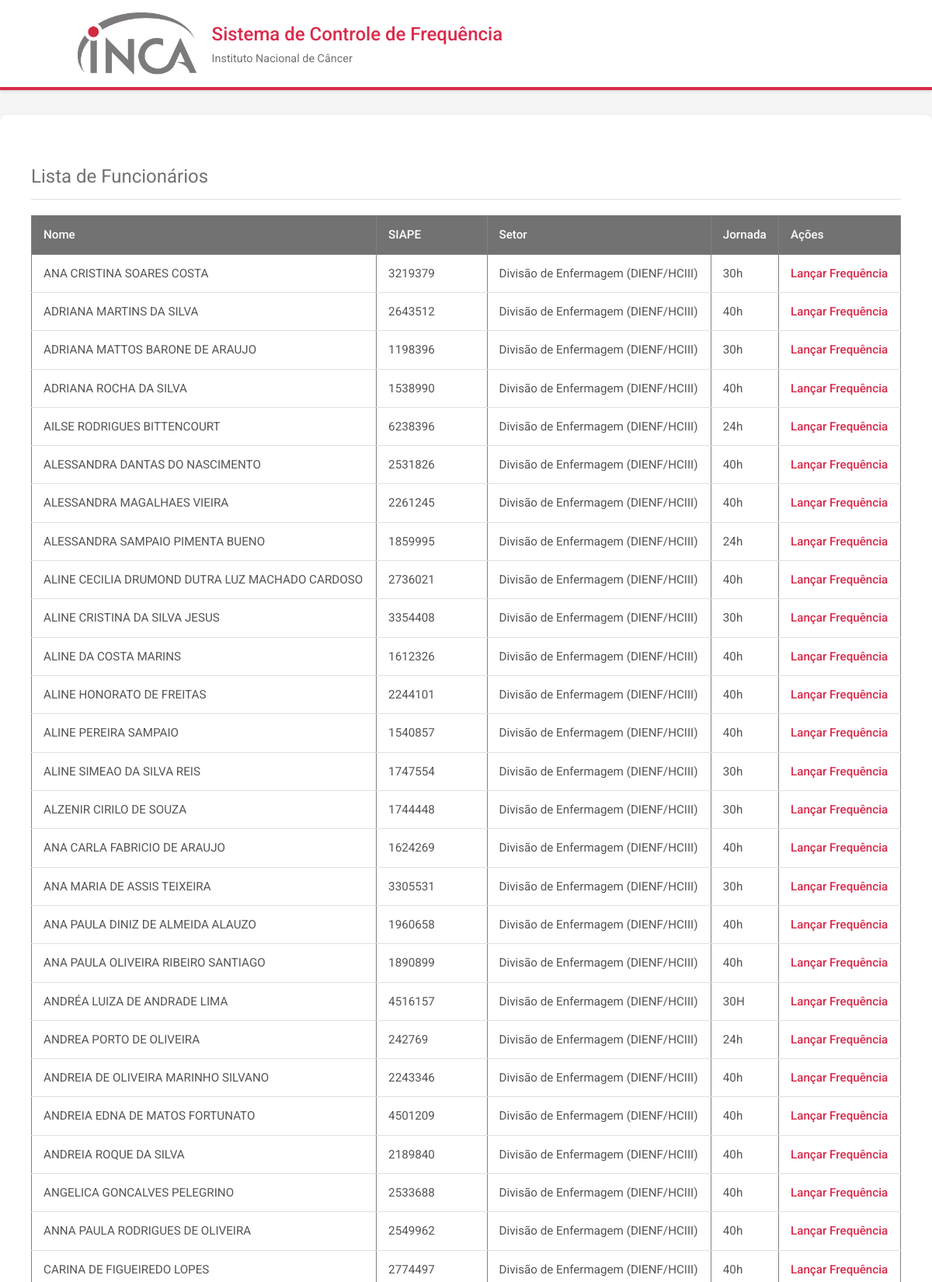
Page /funcionarios (signed in, upper part) on the committed database.
### app.py (models this page shows)
class Funcionario(db.Model):
    id = db.Column(db.Integer, primary_key=True)
    nome = db.Column(db.String(150), nullable=False)
    siape = db.Column(db.String(20), unique=True, nullable=False)
    lotacao = db.Column(db.String(100))
    jornada = db.Column(db.String(50))
    escala = db.Column(db.String(100))
    trabalho_remoto_integral = db.Column(db.String(10))
    dias_remoto_revezamento = db.Column(db.String(50))
    setor_id = db.Column(db.Integer, db.ForeignKey('setor.id'), nullable=False)
    frequencias = db.relationship('Frequencia', backref='funcionario', lazy=True)

class Setor(db.Model):
    id = db.Column(db.Integer, primary_key=True)
    nome = db.Column(db.String(100), nullable=False)
    sigla = db.Column(db.String(50))
    chefia_nome = db.Column(db.String(100))
    chefia_matricula = db.Column(db.String(50))
    funcionarios = db.relationship('Funcionario', backref='setor', lazy=True)

### app.py (the view)
@app.route('/funcionarios')
@login_required
def listar_funcionarios():
    if current_user.perfil == 'chefe' and current_user.setor_id:
        lista = Funcionario.query.filter_by(setor_id=current_user.setor_id).all()
    else:
        lista = Funcionario.query.all()
    return render_template('lista_funcionarios.html', funcionarios=lista)

### app.py (called while the page is built)
@login_manager.user_loader
def load_user(user_id):
    return Usuario.query.get(int(user_id))

### templates/lista_funcionarios.html (shortened to what this page needs)
{% extends "base.html" %}
{% block content %}
    <h2>Lista de Funcionários</h2>
    <table border="1" style="width: 100%; border-collapse: collapse;">
        <thead>
            <tr style="background-color: #f2f2f2;">
                <th>Nome</th>
                <th>SIAPE</th>
                <th>Setor</th>
                <th>Jornada</th>
                <th>Ações</th>
            </tr>
        </thead>
        <tbody>
            {% for func in funcionarios %}
            <tr>
                <td>{{ func.nome }}</td>
                <td>{{ func.siape }}</td>
                <td>{{ func.setor.nome }} ({{ func.setor.sigla }})</td>
                <td>{{ func.jornada }}</td>
                <td>
                    <a href="{{ url_for('registrar_frequencia', func_id=func.id) }}">Lançar Frequência</a>
                </td>
            </tr>
            {% endfor %}
        </tbody>
    </table>
    <br>
{% endblock %}

### static/style.css (style rules this page uses)
:root { --primary-color: #D92B4B; --primary-hover: #b0233d; --secondary-color: #737272; --background-color: #f5f5f5; --card-bg: #ffffff; --text-color: #333333; --border-color: #e0e0e0; --shadow-sm: 0 2px 4px rgba(0,0,0,0.1); --shadow-md: 0 4px 8px rgba(0,0,0,0.12); }
body { font-family: 'Roboto', sans-serif; background-color: var(--background-color); color: var(--text-color); margin: 0; padding: 0; line-height: 1.6; }
h2 { color: var(--secondary-color); font-weight: 400; border-bottom: 1px solid var(--border-color); padding-bottom: 10px; margin-bottom: 20px; }
a { color: var(--primary-color); text-decoration: none; font-weight: 500; transition: color 0.2s; }
table { width: 100%; border-collapse: collapse; margin-top: 20px; font-size: 0.95rem; }
th { background-color: var(--secondary-color); color: white; padding: 12px 15px; text-align: left; font-weight: 500; }
td { padding: 12px 15px; border-bottom: 1px solid var(--border-color); color: #555; }

### rows in the picture
Funcionario: nome "ANA CRISTINA SOARES COSTA", siape "3219379", setor.nome "Divisão de Enfermagem", setor.sigla "DIENF/HCIII", jornada "30h"
Funcionario: nome "ADRIANA MARTINS DA SILVA", siape "2643512", setor.nome "Divisão de Enfermagem", setor.sigla "DIENF/HCIII", jornada "40h"
Funcionario: nome "ADRIANA MATTOS BARONE DE ARAUJO", siape "1198396", setor.nome "Divisão de Enfermagem", setor.sigla "DIENF/HCIII", jornada "30h"
Funcionario: nome "ADRIANA ROCHA DA SILVA", siape "1538990", setor.nome "Divisão de Enfermagem", setor.sigla "DIENF/HCIII", jornada "40h"
Funcionario: nome "AILSE RODRIGUES BITTENCOURT", siape "6238396", setor.nome "Divisão de Enfermagem", setor.sigla "DIENF/HCIII", jornada "24h"
Funcionario: nome "ALESSANDRA DANTAS DO NASCIMENTO", siape "2531826", setor.nome "Divisão de Enfermagem", setor.sigla "DIENF/HCIII", jornada "40h"
Funcionario: nome "ALESSANDRA MAGALHAES VIEIRA", siape "2261245", setor.nome "Divisão de Enfermagem", setor.sigla "DIENF/HCIII", jornada "40h"
Funcionario: nome "ALESSANDRA SAMPAIO PIMENTA BUENO", siape "1859995", setor.nome "Divisão de Enfermagem", setor.sigla "DIENF/HCIII", jornada "24h"
Funcionario: nome "ALINE CECILIA DRUMOND DUTRA LUZ MACHADO CARDOSO", siape "2736021", setor.nome "Divisão de Enfermagem", setor.sigla "DIENF/HCIII", jornada "40h"
Funcionario: nome "ALINE CRISTINA DA SILVA JESUS", siape "3354408", setor.nome "Divisão de Enfermagem", setor.sigla "DIENF/HCIII", jornada "30h"
Funcionario: nome "ALINE DA COSTA MARINS", siape "1612326", setor.nome "Divisão de Enfermagem", setor.sigla "DIENF/HCIII", jornada "40h"
Funcionario: nome "ALINE HONORATO DE FREITAS", siape "2244101", setor.nome "Divisão de Enfermagem", setor.sigla "DIENF/HCIII", jornada "40h"
Funcionario: nome "ALINE PEREIRA SAMPAIO", siape "1540857", setor.nome "Divisão de Enfermagem", setor.sigla "DIENF/HCIII", jornada "40h"
Funcionario: nome "ALINE SIMEAO DA SILVA REIS", siape "1747554", setor.nome "Divisão de Enfermagem", setor.sigla "DIENF/HCIII", jornada "30h"
Funcionario: nome "ALZENIR CIRILO DE SOUZA", siape "1744448", setor.nome "Divisão de Enfermagem", setor.sigla "DIENF/HCIII", jornada "30h"
Funcionario: nome "ANA CARLA FABRICIO DE ARAUJO", siape "1624269", setor.nome "Divisão de Enfermagem", setor.sigla "DIENF/HCIII", jornada "40h"
Funcionario: nome "ANA MARIA DE ASSIS TEIXEIRA", siape "3305531", setor.nome "Divisão de Enfermagem", setor.sigla "DIENF/HCIII", jornada "30h"
Funcionario: nome "ANA PAULA DINIZ DE ALMEIDA ALAUZO", siape "1960658", setor.nome "Divisão de Enfermagem", setor.sigla "DIENF/HCIII", jornada "40h"
Funcionario: nome "ANA PAULA OLIVEIRA RIBEIRO SANTIAGO", siape "1890899", setor.nome "Divisão de Enfermagem", setor.sigla "DIENF/HCIII", jornada "40h"
Funcionario: nome "ANDRÉA LUIZA DE ANDRADE LIMA", siape "4516157", setor.nome "Divisão de Enfermagem", setor.sigla "DIENF/HCIII", jornada "30H"
Funcionario: nome "ANDREA PORTO DE OLIVEIRA", siape "242769", setor.nome "Divisão de Enfermagem", setor.sigla "DIENF/HCIII", jornada "24h"
Funcionario: nome "ANDREIA DE OLIVEIRA MARINHO SILVANO", siape "2243346", setor.nome "Divisão de Enfermagem", setor.sigla "DIENF/HCIII", jornada "40h"
Funcionario: nome "ANDREIA EDNA DE MATOS FORTUNATO", siape "4501209", setor.nome "Divisão de Enfermagem", setor.sigla "DIENF/HCIII", jornada "40h"
Funcionario: nome "ANDREIA ROQUE DA SILVA", siape "2189840", setor.nome "Divisão de Enfermagem", setor.sigla "DIENF/HCIII", jornada "40h"
Funcionario: nome "ANGELICA GONCALVES PELEGRINO", siape "2533688", setor.nome "Divisão de Enfermagem", setor.sigla "DIENF/HCIII", jornada "40h"
Funcionario: nome "ANNA PAULA RODRIGUES DE OLIVEIRA", siape "2549962", setor.nome "Divisão de Enfermagem", setor.sigla "DIENF/HCIII", jornada "40h"
Funcionario: nome "CARINA DE FIGUEIREDO LOPES", siape "2774497", setor.nome "Divisão de Enfermagem", setor.sigla "DIENF/HCIII", jornada "40h"
